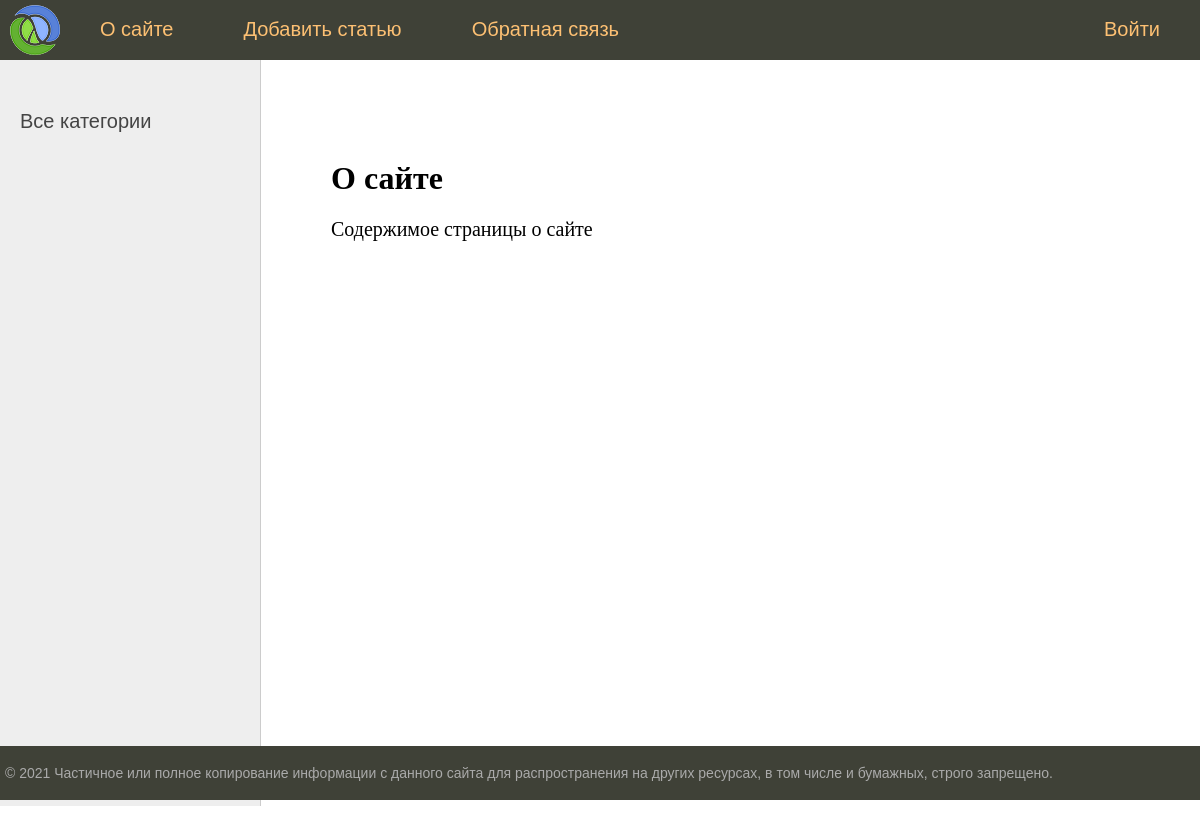
/about/, run on an earlier commit of the app's database.
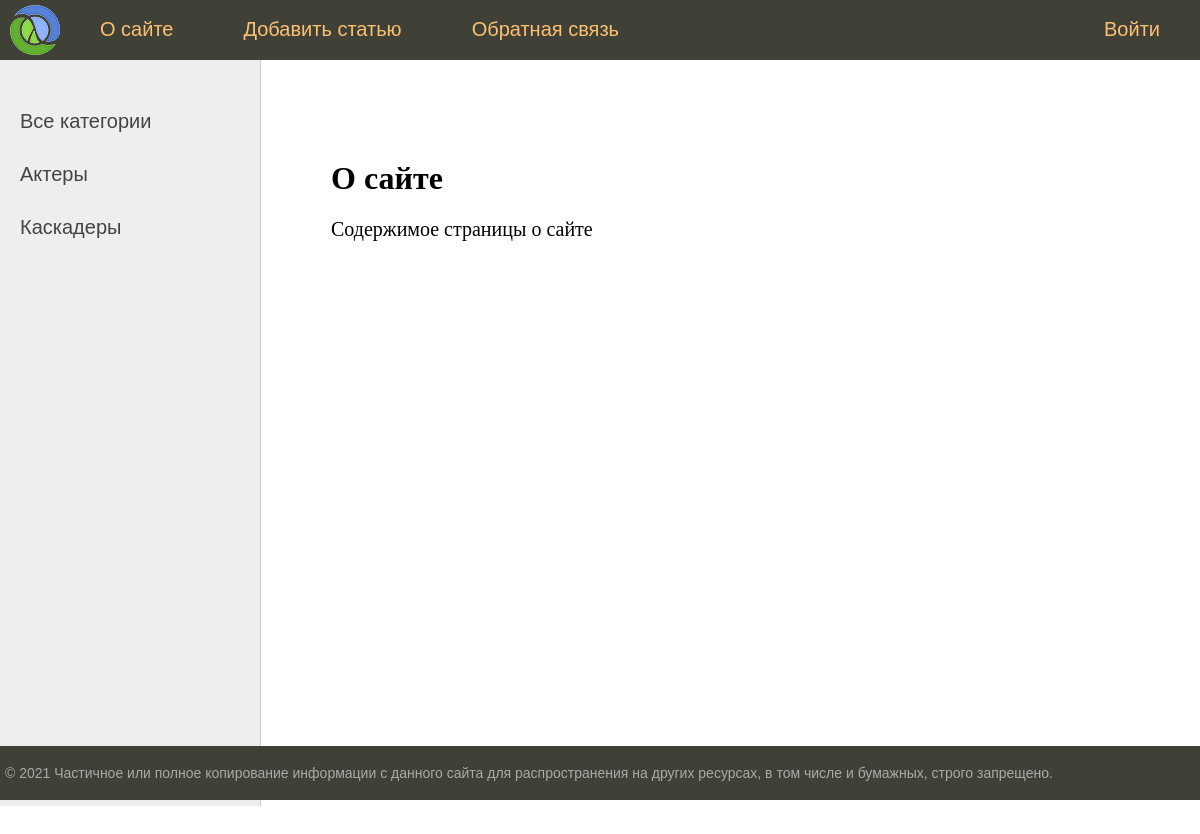
And on a later commit of the database.
### stars/models.py (models this page shows, shortened)
class Category(models.Model):
    name = models.CharField(max_length=100, db_index=True, verbose_name='Название категории')
    slug = models.SlugField(max_length=255, unique=True, db_index=True, verbose_name='CAT_URL')
    def get_absolute_url(self):
        return reverse('category', kwargs={'cat_id': self.pk})
    class Meta:
        verbose_name_plural = "Категории"
        verbose_name = "Категория"
        ordering = ['id']

### stars/views.py (the view)
# urls.py: path('about/', about, name='about'),
def about(request):
    return render(request, 'stars/about.html', {'menu': menu, 'title': 'О сайте'})

### stars/templatetags/stars_tags.py (called while the page is built)
@register.simple_tag()
def get_categories():
    return Category.objects.all()

### stars/templates/stars/about.html
{% extends 'stars/base.html' %}
{% block content %}
    <h1>{{ title }}</h1>
    <p>Содержимое страницы о сайте
{% endblock %}

### stars/templates/stars/base.html (shortened to what this page needs)
{% load static %}
{% load stars_tags %}
<!DOCTYPE html>
<html lang="RU">
<head>
    <link type="text/css" href="{% static 'stars/css/styles.css' %}" rel="stylesheet"/>
</head>
<body>
<table class="table-page" border=0 cellpadding="0" cellspacing="0">
    <tr>
        <td valign=top>
            {% block mainmenu %}
                <div class="header">
                    <ul id="mainmenu" class="mainmenu">
                        <li class="logo"><a href="{% url 'home' %}">
                            <div class="logo"></div>
                        </a></li>
                        {% for m in menu %}
                            {% if not forloop.last %}
                                <li><a href="{% url m.url_name %}">{{ m.title }}</a></li>
                            {% else %}
                                <li class="last"><a href="{% url m.url_name %}">{{ m.title }}</a></li>
                            {% endif %}
                        {% endfor %}
                    </ul>
                </div>
            {% endblock mainmenu %}
            <table class="table-content" border=0 cellpadding="0" cellspacing="0">
                <tr>
                    <td valign="top" class="left-chapters">
                        <ul id="leftchapters">
                            {% if cat_selected == 0 %}
                                <li class="selected">Все категории</li>
                            {% else %}
                                <li><a href="{% url 'home' %}">Все категории</a></li>
                            {% endif %}
                            {% get_categories as categories %}
                            {% for c in categories %}
                                {% if c.pk == cat_selected %}
                                    <li class="selected">{{ c.name }}</li>
                                {% else %}
                                    <li><a href="{{ c.get_absolute_url }}">{{ c.name }}</a></li>
                                {% endif %}
                            {% endfor %}
                        </ul>
                    </td>
                    <td valign="top" class="content">
                        <div class="content-text">
                            {% block content %}
                            {% endblock %}
                        </div>
                    </td>
                </tr>
            </table>
        </td>
    </tr>
    <tr>
        <td valign=top>
            <div id="footer">
                <p>&copy; 2021 Частичное или полное копирование информации с данного сайта для распространения на других
                    ресурсах, в том числе и бумажных, строго запрещено.</p>
            </div>
        </td>
    </tr>
</table>
</body>
</html>

What changed in the data, as far as the page shows it:
added Category: name "Актеры"
added Category: name "Каскадеры"
